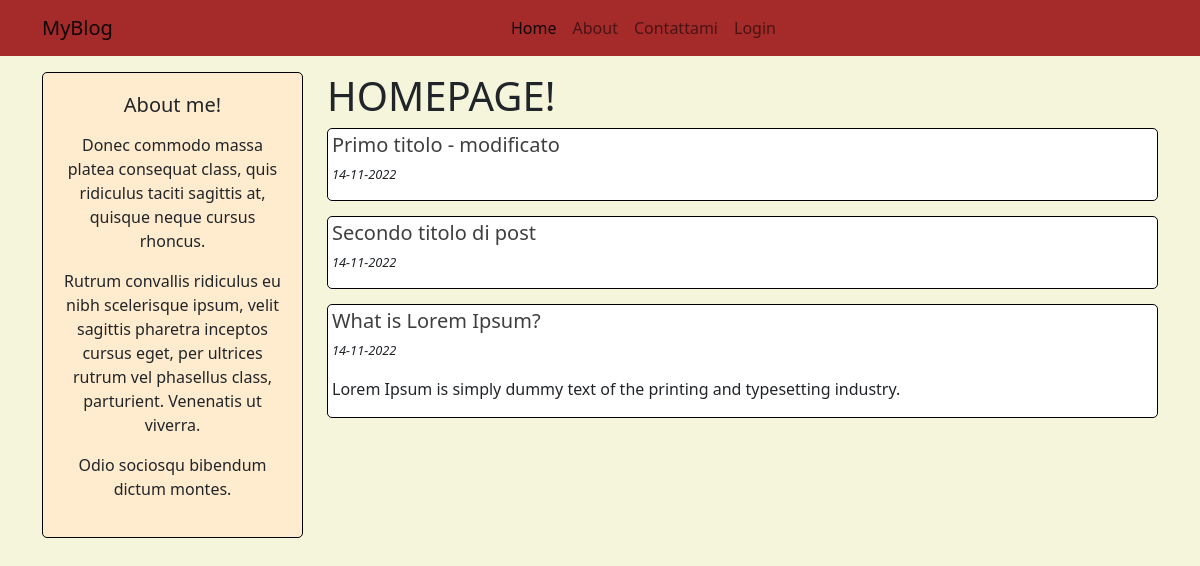
The page / on the database its author committed.
### myblog/models.py (models this page shows, shortened)
class Post(db.Model):
    id = db.Column(db.Integer, primary_key=True)
    user_id = db.Column(db.Integer, db.ForeignKey('user.id'), nullable=False)
    created_at = db.Column(db.DateTime, default=datetime.now)
    title = db.Column(db.String(120), nullable=False)
    description = db.Column(db.String(250))
    body = db.Column(db.Text(), nullable=False)

### myblog/routes.py (the view)
@app.route("/")
def home():
    posts = Post.query.all()
    return render_template('homepage.html', posts=posts)

### myblog/templates/homepage.html (shortened to what this page needs)
{% extends 'base.html' %}
{% block content %}
<div class="container mt-3">
    <div class="row">
        <div class="col-md-9 order-md-2">
            <h1>HOMEPAGE!</h1>
            {% for post in posts %}
            <div class="post-home">
                <h5 class="mt-1 mx-1">
                    <a href="{{ url_for('post_detail', post_id=post.id) }}" class="custom-link">
                        {{ post.title }}
                    </a>
                </h5>
                <p class="mx-1 p-small custom-date">{{ post.created_at.strftime('%d-%m-%Y') }}</p>
                {% if post.description %}
                <p class="mx-1">{{ post.description }}</p>
                {% endif %}
            </div>
            {% endfor %}
        </div>
        <div class="col-md-3 order-md-1">
            {% include 'snippet_about.html' %}
        </div>
    </div>
</div>
{% endblock %}

### myblog/static/style.css (style rules this page uses)
body { background-color: beige; }
.post-home { background-color: white; border: 1px solid black; border-radius: 5px; margin-bottom: 15px; }
.p-small { font-size: 0.800rem; }
.custom-link { color: #3f3f3f; text-decoration: none; }
.custom-date { font-style: italic; }

### rows shown on the page
Post: title "Primo titolo - modificato", created_at "14-11-2022"
Post: title "Secondo titolo di post", created_at "14-11-2022"
Post: title "What is Lorem Ipsum?", created_at "14-11-2022", description "Lorem Ipsum is simply dummy text of the printing and typesetting industry."
